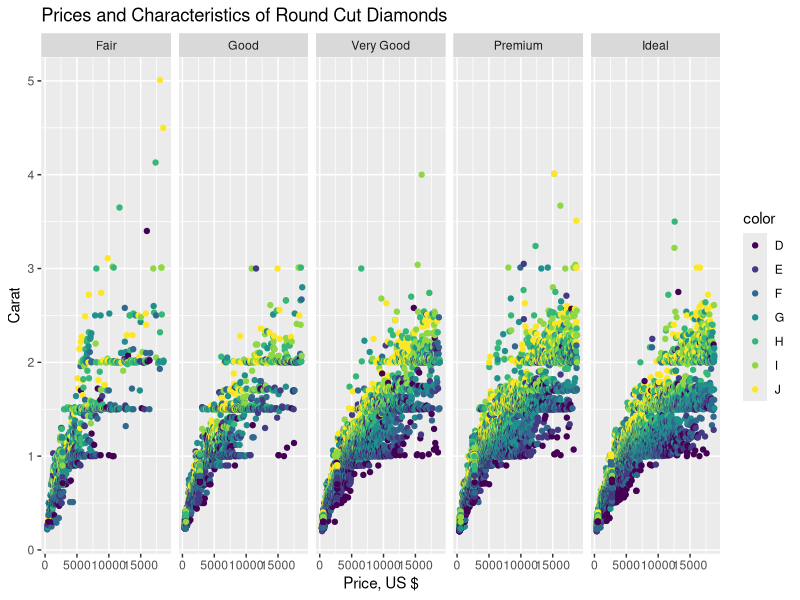

This figure's R source:
library(ggplot2) #we'll talk more about packages and how they're used.

data(diamonds) #load the diamond data (it's a built-in data set with ggplot2)
diamonds <- diamonds #a second required step for loading this dataset

#this class won't cover visualization, but this is how you would make this plot!  Future classes do cover ggplot2, the visualization package used here.
ggplot(diamonds, aes(price, carat, col = color)) + geom_point() + xlab("Price, US $") + ylab("Carat") + ggtitle("Prices and Characteristics of Round Cut Diamonds") + facet_wrap(~cut, nrow=1)
